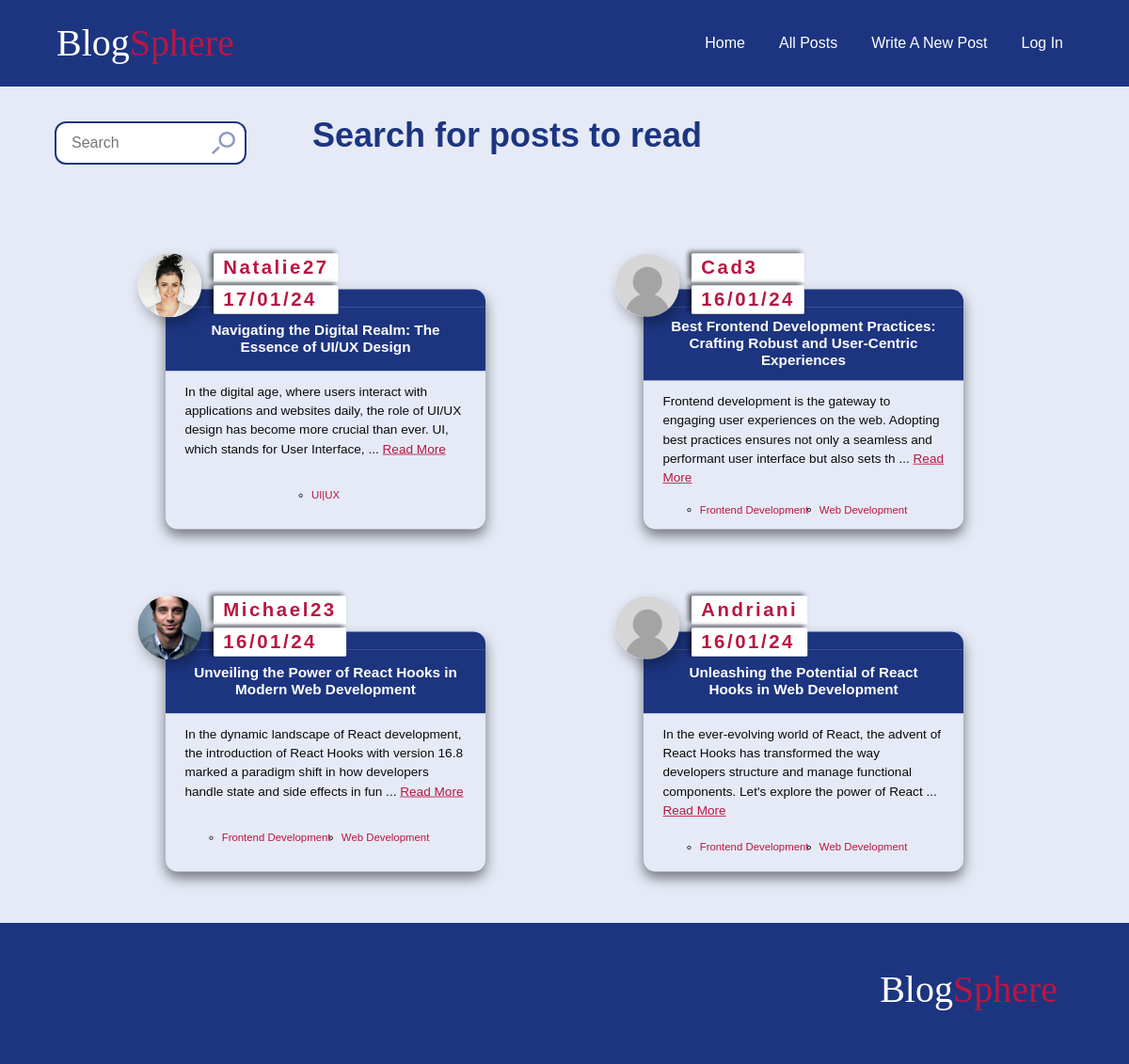
The app's page /posts/, older data.
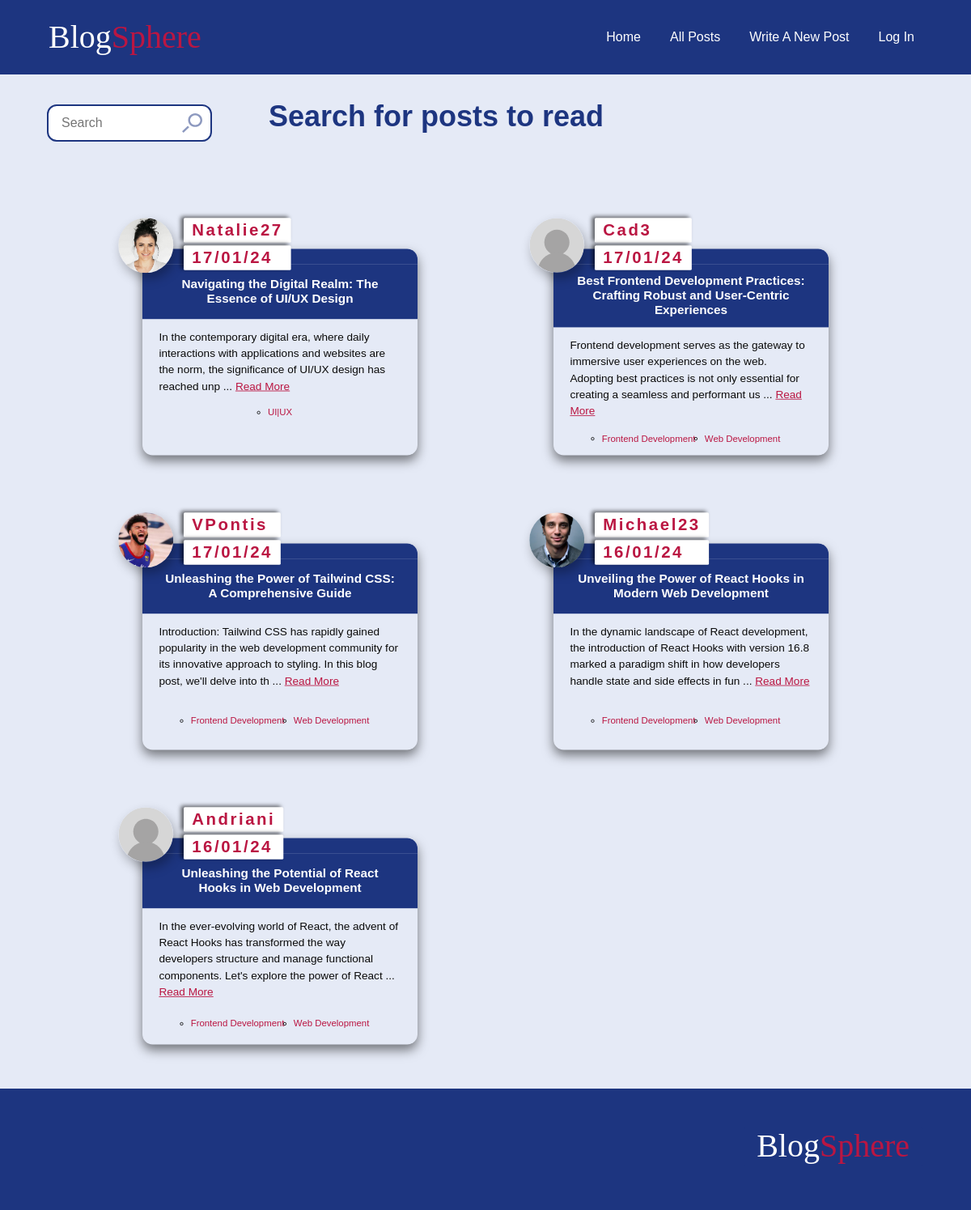
The same page, newer data.
### blog/models.py (models this page shows, shortened)
class Navigation(models.Model):
    text= models.CharField(max_length=100)
    destination= models.CharField(max_length=100)

class Post(models.Model):
    title = models.CharField(max_length=100)
    author = models.ForeignKey(User,  on_delete=models.CASCADE)
    body = RichTextUploadingField(blank=True, null=True)
    created_at = models.DateField(auto_now=True)
    tags = models.ManyToManyField(Tag)
    slug = models.SlugField(unique=True, editable= False, blank= True, db_index=True, default='')
    comments = models.ManyToManyField('Comment')
    class Meta:
        ordering = ['-created_at']

class Tag(models.Model):
    name = models.CharField(max_length=100)
    def __str__(self):
        return f'{self.name}'

### accounts/models.py (models this page shows, shortened)
class Profile(models.Model):
    MALE = 'M'
    FEMALE = 'F'
    OTHER = 'O'
    GENDER_CHOICES = [
        (MALE, 'Male'),
        (FEMALE, 'Female'),
        (OTHER, 'Other'),
    ]
    user = models.OneToOneField(User, on_delete=models.CASCADE)
    bio = models.TextField(blank=True,null=True,  max_length = 400)
    profile_pic = models.ImageField( blank=True, null=True)
    gender = models.CharField(null=True,  max_length=1,choices=GENDER_CHOICES, default= MALE)
    birthday = models.DateField(null=True, blank = True, default=default_date)
    job = models.CharField(blank=True, null=True,  max_length = 400)
    first_name = models.CharField(null=True, blank=True, max_length=100)
    last_name = models.CharField(null=True, blank=True, max_length=100)
    email = models.EmailField(null=True, blank=True,  max_length=254)
    full_name = models.CharField(null=True, max_length = 200, blank= True)
    country = models.CharField(null=True, blank=True, max_length=100)
    city = models.CharField(null=True, blank=True, max_length=100)
    following = models.ManyToManyField('self',symmetrical=False, blank=True)
    followers = models.ManyToManyField("self", related_name="followed_by", symmetrical=False, blank=True)
    comments = models.ManyToManyField(Comment,related_name='user_comments')

### blog/views.py (the view)
# urls.py: path('posts/', views.all_posts, name='posts'),
def all_posts(request):
   q = request.GET.get('q', '').strip()
   tag = request.GET.get('tag', '')
   filter_param = request.GET.get('filter', '')
   all_posts = posts.all()
   filtered_posts_by_author = posts.filter(author__username__contains=q)
   filtered_posts_by_title =all_posts.filter(title__icontains=q)
   filtered_posts_by_tag = posts.filter(Q(tags__name__contains=q)| Q(tags__name = tag)).distinct()
   if q:
      filtered_posts = posts.filter(
      Q(tags__name=tag) |
      Q(tags__name__icontains=q) |
      Q(author__username__icontains=q) |
      Q(slug__icontains=q)
   ).distinct().order_by('-created_at','title')
   else:
      filtered_posts = None;
   tag_posts = posts.filter(tags__name = tag)
   context = {
      'all_posts': all_posts,
      'tag': tag,
      'filter': filter_param,
      'filtered_posts': filtered_posts,
      'search': q,
      'tag_posts': tag_posts,
      "filtered_posts_by_author": filtered_posts_by_author,
      "filtered_posts_by_title": filtered_posts_by_title,
      "filtered_posts_by_tag": filtered_posts_by_tag
   }
   return render(request, 'blog/posts.html', context)

### blog/context_processors.py (called while the page is built)
def render_Nav_processor(request):
  if request.user.is_authenticated:
    navigation_links = Navigation.objects.exclude(destination = 'login')
  else:
    navigation_links = Navigation.objects.exclude(destination = 'logout').exclude(destination = 'editProfile')
  return  {
        'nav_links': navigation_links
    }

### blog/templates/blog/posts.html (shortened to what this page needs)
{% extends '../layout.html'%}
{% load static%}
{% block style %}
<link rel="stylesheet" href="{% static "posts.css"%}">
<link rel="stylesheet" href="{% static "article.css"%}">
{% endblock  %}
{% block content %}
<div class="heading-row" >
    <form class="search-container" action={{request.path}} method="GET">
        <input class="search-input" type="text"  placeholder="Search" name="q" id="q">
        <img class="search-icon" src="{% static 'search-icon.svg' %}" alt="search icon">
    </form>
    {% if filtered_posts %}
    <div class="search-container">
<h1>Search Results for <span class="post-about">{{search|title}}</span>:  <span class="search-container-count" > {{filtered_posts.count}}</span></h1>
<div class="search-container--filter">
{% if filtered_posts.count %}
<h4>Filter by:</h4>
<div class="filter-links">
<a class=" {% if filter == 'author' %} filter-active {% endif %}  filter-by--author filter-link" href="{% url 'posts'%}?filter=author&q={{search}}"> Author <span >{{filtered_posts_by_author.count}}</span> </a>
<a class=" {% if filter == 'title' %} filter-active {% endif %} filter-by--title filter-link" href="{% url 'posts'%}?filter=title&q={{search}}"> Posts <span >{{filtered_posts_by_title.count}}</span></a>
<a class="{% if filter == 'tag' %} filter-active {% endif %} filter-by--tag filter-link" href="{% url 'posts'%}?filter=tag&q={{search}}"> Tags <span >{{filtered_posts_by_tag.count}}</span></a>
<a class="filter-reset filter-link" href="{% url 'posts'%}?q={{search}}"> Reset filter</a>
</div>
{% endif %}
</div>
</div>
{% else %}
{% if tag %}
<h1 >Posts about <span class="post-about">{{tag}}</span></h1>
{% else %}
<h1>Search for posts to read</h1>
{% endif %}
{% endif %}
</div>
     <ul class="blogs">
        {% if tag %}
        {% for post in tag_posts %}
        {% include "components/article.html" %}
        {% endfor %}
        {% else %}
        {% if not filtered_posts and not search %}
    {% for post in all_posts %}
   {% include "components/article.html" %}
    {% endfor %}
  {% endif %}
 {% endif %}</ul>
{% endblock content %}

### templates/components/header.html (shortened to what this page needs)
{% load static%}
{% block style %}
<link rel="stylesheet" href="{% static "header.css"%}">
<link rel="stylesheet" href="{% static "article.css"%}">
{% endblock  %}
<header class="nav-header" >
    <div class="container header">
      <div>
       <span class="logo">Blog<span class="brand-accent">Sphere
    </div><nav >
    <ul class="nav">
     {% for link in nav_links %}
       <li>
        <a href="{% url link.destination %}">{{ link.text | title }}</a>
       </li>
       {% endfor %}
    </ul>
</nav>
</div>
</header>

### templates/components/article.html (shortened to what this page needs)
{% load static %}
<li class="post ">
    <header class="author">
        {% if post.author != request.user %}
         <a href="{% url 'user-profile' username=post.author tab='informations' %}">
            {% else %}
            <a href="{% url 'editProfile' %}?tab=informations">
       {% endif %}
       {% if post.author.profile.profile_pic %}
       <img class="profile-picture" src="{{ post.author.profile.profile_pic.url }}" alt="Profile Picture">
{% else %}
            <img class="no-picture" src="{% static 'images/no-profile-picture.svg' %}" alt="">
            {% endif%}
        </a>
            <div class="author-post__details">
                {% if post.author != request.user  %}
                <a href="{% url 'user-profile' username=post.author tab='informations' %}">
                    <span class="author-post__details-name">{{post.author.username}}</span> </a>{% endif %}
                    <span class="author-post__details-date">{{post.created_at|date:"d/m/y"}}</span></div>
                </header>
                <a href="{% url 'post' post.slug %}">
        <div class="title-container">
            <h3 class="post-title">{{ post.title }}</h3>
        </div>
        <div class="content">
            <p class="post-content">
                {{ post.body|slice:":175"|safe }}
                {% if post.body|length > 175 %}
                ... <a class="read_more" href="{% url 'post' post.slug %}">Read More</a>
                {% endif %}
            </p>
        </a>
            <div class="row">
                <ul class="tags">
                    {% for tag in post.tags.all %}
                        <li><a href="{% url 'posts'%}?tag={{tag}}" class="tag"> {{tag}}</a></li>
                    {% endfor %}
                </ul>
            </div>
    </li>

Row changes from the older to the newer data that the page shows:
changed Post "Navigating the Digital Realm: The Essence of UI/UX Design": body "In the digital age, where users interact with applications and websites daily, the role of UI/UX design has become more crucial than ever. UI, which stands for User Interface," → "In the contemporary digital era, where daily interactions with applications and websites are the norm, the significance of UI/UX design has reached unp"
changed Post "Cad3": created_at "16/01/24" → "17/01/24"; body "Frontend development is the gateway to engaging user experiences on the web. Adopting best practices ensures not only a seamless and performant user interface but also sets th" → "Frontend development serves as the gateway to immersive user experiences on the web. Adopting best practices is not only essential for creating a seamless and performant us"
added Post: author.profile.profile_pic (picture), author.username "VPontis", created_at "17/01/24", title "Unleashing the Power of Tailwind CSS: A Comprehensive Guide", body "Introduction: Tailwind CSS has rapidly gained popularity in the web development community for its innovative approach to styling. In this blog post, we'll delve into th", shows "Read More", Tag (name "Frontend Development"), Tag (name "Web Development")
